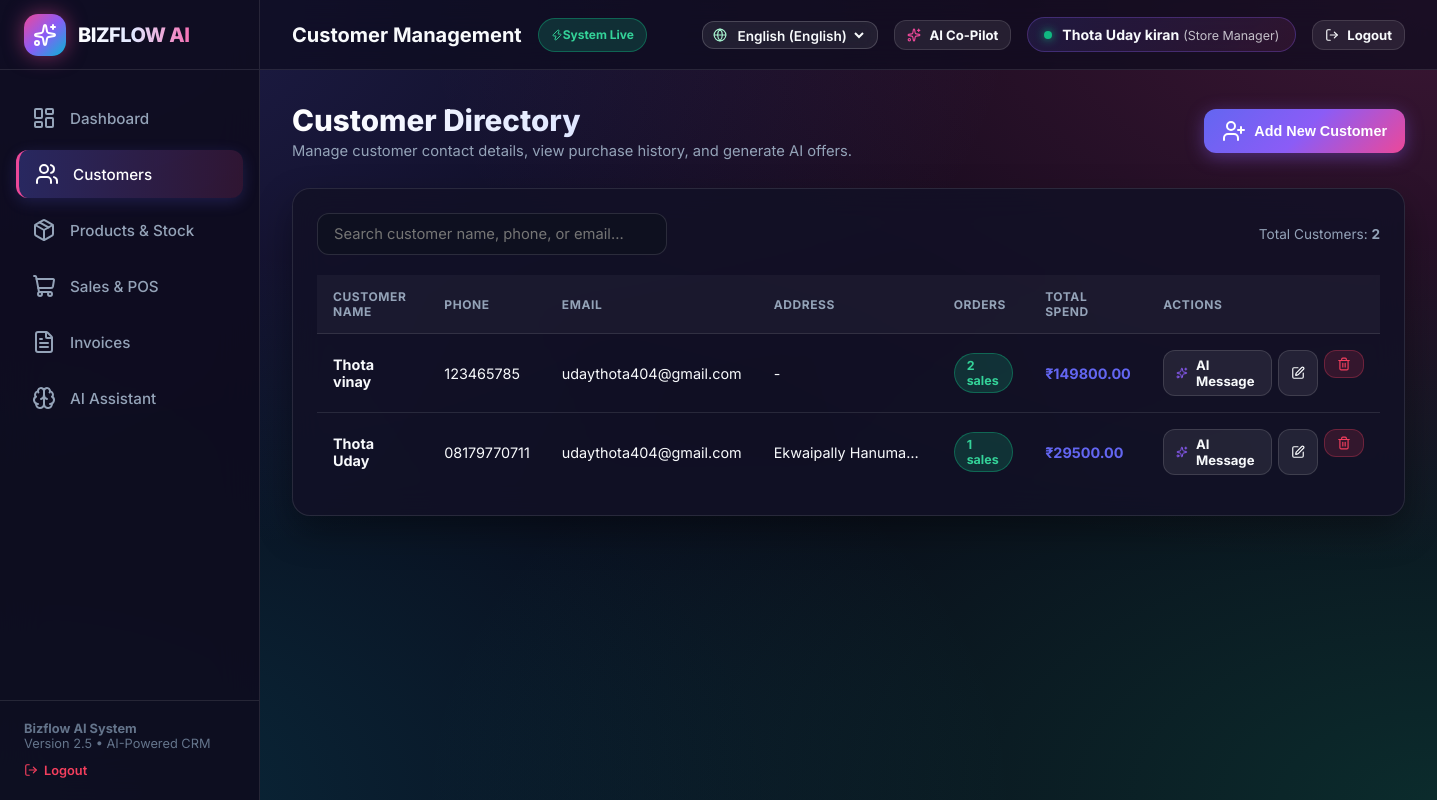
The app's page /customers (signed in), older data.
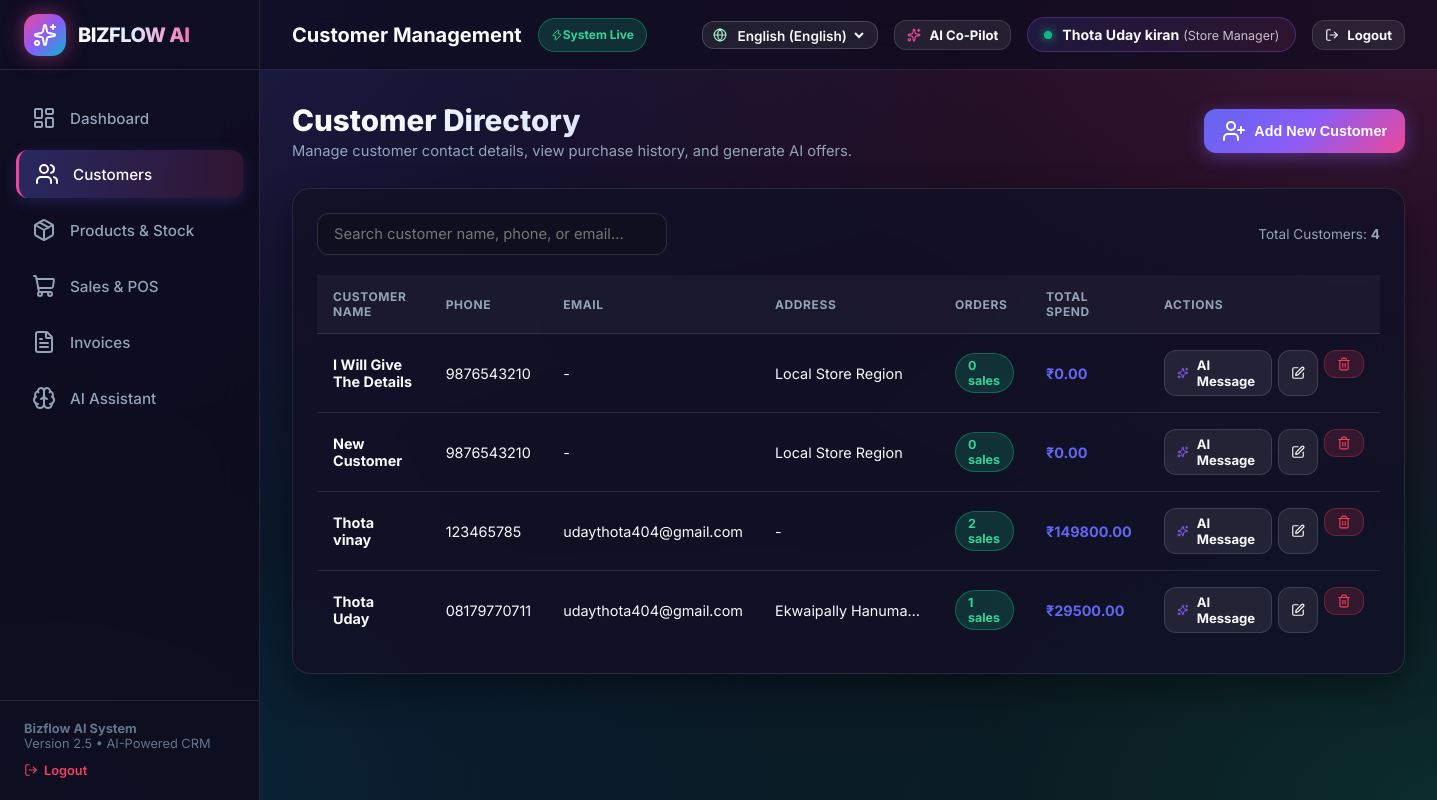
The same page, newer data.
### tables this page shows
CREATE TABLE customers (
            customer_id INTEGER PRIMARY KEY AUTOINCREMENT,
            name TEXT NOT NULL,
            phone TEXT NOT NULL,
            email TEXT,
            address TEXT,
            created_at TIMESTAMP DEFAULT CURRENT_TIMESTAMP
        , user_id INTEGER DEFAULT 1);

### app.py (the view)
@app.route('/customers')
@login_required
def customers_page():
    user_id = session['user_id']
    customers = CustomerManager.list_customers(user_id)
    return render_template('customers.html', active_page='customers', customers=customers)

### app.py (called while the page is built)
@app.context_processor
def inject_global_vars():
    user_id = session.get('user_id')
    user = get_user_by_id(user_id) if user_id else None
    current_lang = session.get('lang', 'en')
    if current_lang not in SUPPORTED_LANGUAGES:
        current_lang = 'en'
    def t(key):
        return get_translation(key, current_lang)
    return dict(
        current_user=user,
        current_lang=current_lang,
        supported_languages=SUPPORTED_LANGUAGES,
        translations=TRANSLATIONS,
        t=t
    )

def login_required(f):
    @wraps(f)
    def decorated_function(*args, **kwargs):
        if not session.get('user_id'):
            flash('Please sign in to access your Bizflow AI workspace.', 'error')
            return redirect(url_for('login_route'))
        return f(*args, **kwargs)
    return decorated_function

### customer.py (called while the page is built)
    @staticmethod
    def list_customers(user_id):
        return get_all_customers(user_id)

### database.py (called while the page is built)
def get_db_connection():
    conn = sqlite3.connect(DATABASE_PATH)
    conn.row_factory = sqlite3.Row
    return conn

### templates/customers.html (shortened to what this page needs)
{% extends 'base.html' %}
{% block page_heading %}Customer Management{% endblock %}
{% block content %}
<div class="page-header">
    <div class="page-title-group">
        <h1>Customer Directory</h1>
        <p>Manage customer contact details, view purchase history, and generate AI offers.</p>
    </div>
    <button class="btn btn-primary" onclick="openModal('addCustomerModal')">
        <i data-lucide="user-plus"></i> Add New Customer
    </button>
</div>
<div class="card">
    <div style="display:flex; justify-content:space-between; align-items:center; margin-bottom:20px; gap:16px;">
        <div style="position:relative; flex:1; max-width:350px;">
            <input type="text" class="form-control table-search" data-table="customersTable" placeholder="Search customer name, phone, or email...">
        </div>
        <div style="font-size:0.85rem; color:var(--text-muted);">
            Total Customers: <b>{{ customers|length }}</b>
        </div>
    </div>
    <div class="table-container">
        <table id="customersTable">
            <thead>
                <tr>
                    <th>Customer Name</th>
                    <th>Phone</th>
                    <th>Email</th>
                    <th>Address</th>
                    <th>Orders</th>
                    <th>Total Spend</th>
                    <th>Actions</th>
                </tr>
            </thead>
            <tbody>
                {% if customers %}
                    {% for c in customers %}
                    <tr>
                        <td><b>{{ c.name }}</b></td>
                        <td>{{ c.phone }}</td>
                        <td>{{ c.email or '-' }}</td>
                        <td style="max-width:180px; text-overflow:ellipsis; overflow:hidden; white-space:nowrap;">{{ c.address or '-' }}</td>
                        <td><span class="badge badge-emerald">{{ c.total_orders }} sales</span></td>
                        <td><strong style="color:#6366F1;">₹{{ "%.2f"|format(c.total_spent) }}</strong></td>
                        <td>
                            <div style="display:flex; gap:6px;">
                                <a href="{{ url_for('ai_assistant_page', customer_id=c.customer_id) }}" class="btn btn-secondary btn-sm" title="Generate AI Followup Message">
                                    <i data-lucide="sparkles" style="color:#8B5CF6; width:14px; height:14px;"></i> AI Message
                                </a>
                                <button class="btn btn-secondary btn-sm" onclick="openEditModal({{ c.customer_id }}, '{{ c.name|escape }}', '{{ c.phone|escape }}', '{{ (c.email or '')|escape }}', '{{ (c.address or '')|escape }}')">
                                    <i data-lucide="edit" style="width:14px; height:14px;"></i>
                                </button>
                                <form action="{{ url_for('delete_customer_route', customer_id=c.customer_id) }}" method="POST" style="display:inline;" onsubmit="return confirm('Delete this customer?');">
                                    <button type="submit" class="btn btn-danger btn-sm">
                                        <i data-lucide="trash-2" style="width:14px; height:14px;"></i>
                                    </button>
                                </form>
                            </div>
                        </td>
                    </tr>
                    {% endfor %}
                {% else %}
                    <tr>
                        <td colspan="7" style="text-align:center; color:var(--text-muted);">No customers found. Click 'Add New Customer' to create one!</td>
                    </tr>
                {% endif %}
            </tbody>
        </table>
    </div>
</div>
{% endblock %}

Row changes from the older to the newer data that the page shows:
added customers: name "I Will Give The Details", phone "9876543210", email "-", address "Local Store Region", total_orders "0", total_spent "0.00"
added customers: name "New Customer", phone "9876543210", email "-", address "Local Store Region", total_orders "0", total_spent "0.00"
Text that changed along with them:
{{ customers|length }}: "2" → "4"
